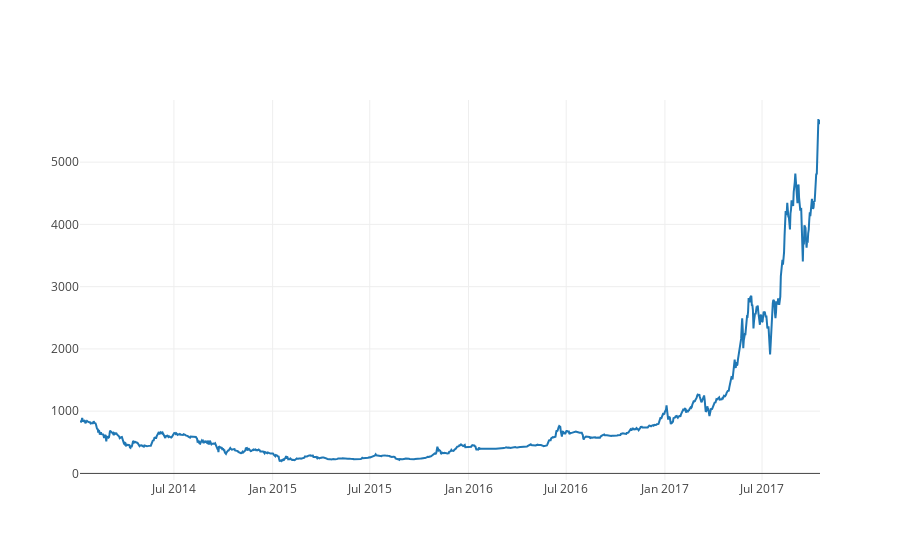

Here is the notebook cell this chart was saved with:
### Code cell
btc_trace = go.Scatter(x=data.index, y=data['Weighted Price'], name= 'Price')
py.iplot([btc_trace])

### Figure 1 — Plotly figure (JSON) as saved in the notebook; plotly's stock layout.template omitted (floating-point values rounded to 4 significant figures; data arrays with more than 128 entries replaced by an {"elided": "..."} marker saying what was removed)
{"data": [{"name": "Price", "type": "scatter", "x": {"elided": "1380 str values"}, "y": {"elided": "1380 float values"}}], "layout": {}}
